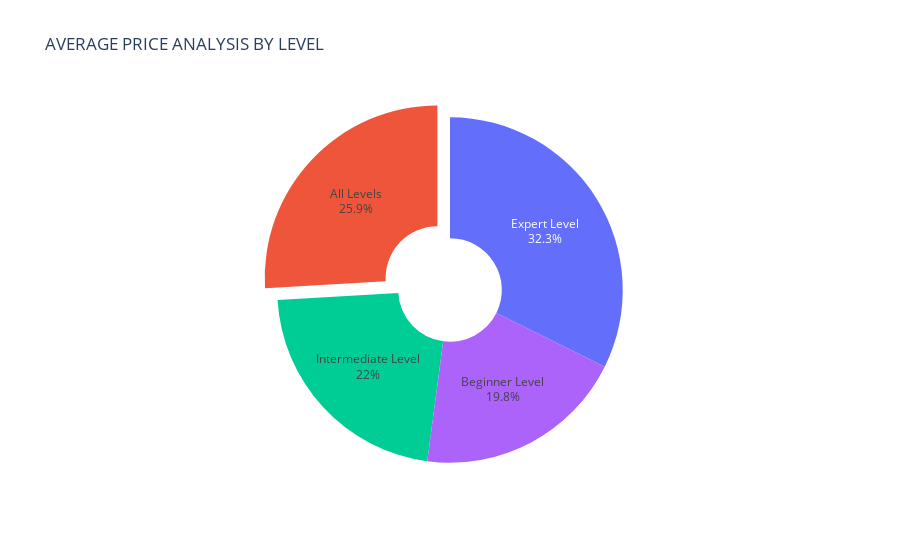

The notebook cell saved with this chart:
### Code cell
# Compute the average price of courses for each difficulty level
avg_price_by_level = data.groupby('level')["price"].mean().reset_index()

# Create a pie chart using Plotly Express with average prices as values, difficulty levels as names,
# and a title describing the visualization
fig = px.pie(avg_price_by_level, values='price', names='level', 
             title='AVERAGE PRICE ANALYSIS BY LEVEL', 
             template='plotly', hole=0.3)

# Hide the legend in the pie chart
fig.update_layout(showlegend=False)

# Customize text information to display percentage and labels, and adjust slice separation
fig.update_traces(textinfo='percent+label', pull=[0.1, 0]) 

# Display the pie chart
fig.show()

### Figure 1 — Plotly figure (JSON) as saved in the notebook; plotly's stock layout.template omitted (floating-point values rounded to 4 significant figures)
{"data": [{"domain": {"x": [0, 1], "y": [0, 1]}, "hole": 0.3, "hovertemplate": "level=%{label}<br>price=%{value}<extra></extra>", "labels": ["All Levels", "Beginner Level", "Expert Level", "Intermediate Level"], "legendgroup": "", "name": "", "pull": [0.1, 0], "showlegend": true, "textinfo": "percent+label", "type": "pie", "values": [73.09, 55.74, 91.12, 61.92]}], "layout": {"legend": {"tracegroupgap": 0}, "showlegend": false, "title": {"text": "AVERAGE PRICE ANALYSIS BY LEVEL"}}}
